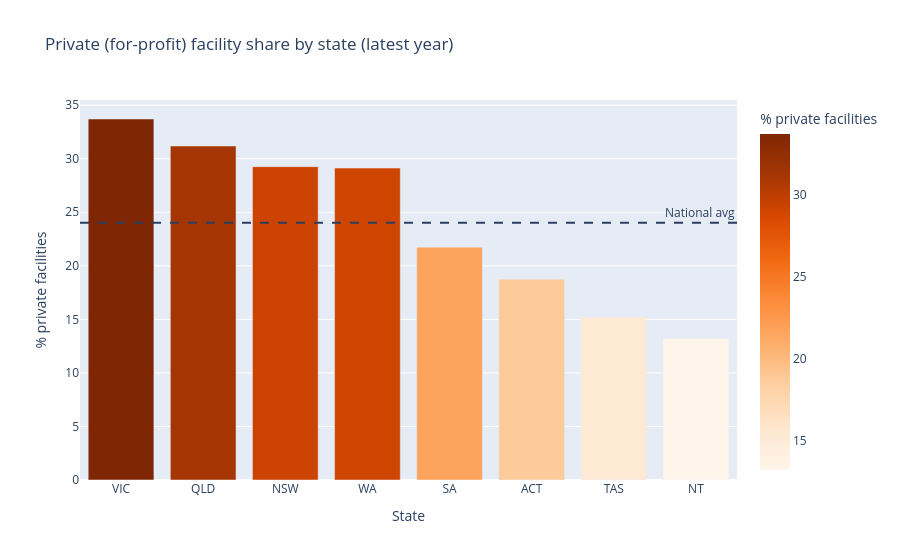

Notebook source saved alongside this figure:
### Markdown cell above
### Insight — For-Profit Problem
> **Government-run facilities significantly outperform for-profit ones.** In the latest snapshot (Feb 2026): government **4.21**, NFP **3.80**, for-profit **3.68** — the government-to-profit gap is **0.53 points**. NFP sits between the two, closer to for-profit than government. The trend chart shows this ordering has been consistent over time, not a one-off. For-profit facilities are concentrated in metro areas (42% of MM1 city facilities are for-profit) where the profit motive competes with care quality.

### Code cell
# Private share by state (latest year)
state_supply = latest_supply.groupby('year').apply(lambda x: x).reset_index(drop=True)
state_supply = supply[supply['year'] == supply['year'].max()].copy()

# Need state in supply — join from ratings
sa3_state = ratings[['sa3_code','state']].dropna().drop_duplicates('sa3_code')
state_supply = state_supply.merge(sa3_state, on='sa3_code', how='left')

state_org = state_supply.groupby('state')[['n_nfp','n_government','n_private']].sum()
state_org['total'] = state_org.sum(axis=1)
state_org['pct_private'] = state_org['n_private'] / state_org['total'] * 100
state_org = state_org.reset_index().sort_values('pct_private', ascending=False)

fig = px.bar(
    state_org, x='state', y='pct_private',
    title='Private (for-profit) facility share by state (latest year)',
    labels={'pct_private':'% private facilities','state':'State'},
    color='pct_private', color_continuous_scale='Oranges'
)
fig.add_hline(y=state_org['pct_private'].mean(), line_dash='dash',
              annotation_text='National avg')
fig.show()

### Figure 1 — Plotly figure (JSON) as saved in the notebook; plotly's stock layout.template omitted (floating-point values rounded to 4 significant figures)
{"data": [{"hovertemplate": "State=%{x}<br>% private facilities=%{marker.color}<extra></extra>", "legendgroup": "", "marker": {"color": [33.71, 31.19, 29.26, 29.13, 21.74, 18.75, 15.23, 13.21], "coloraxis": "coloraxis", "pattern": {"shape": ""}}, "name": "", "orientation": "v", "showlegend": false, "textposition": "auto", "type": "bar", "x": ["VIC", "QLD", "NSW", "WA", "SA", "ACT", "TAS", "NT"], "xaxis": "x", "y": [33.71, 31.19, 29.26, 29.13, 21.74, 18.75, 15.23, 13.21], "yaxis": "y"}], "layout": {"annotations": [{"showarrow": false, "text": "National avg", "x": 1, "xanchor": "right", "xref": "x domain", "y": 24.03, "yanchor": "bottom", "yref": "y"}], "barmode": "relative", "coloraxis": {"colorbar": {"title": {"text": "% private facilities"}}, "colorscale": [[0, "rgb(255,245,235)"], [0.125, "rgb(254,230,206)"], [0.25, "rgb(253,208,162)"], [0.375, "rgb(253,174,107)"], [0.5, "rgb(253,141,60)"], [0.625, "rgb(241,105,19)"], [0.75, "rgb(217,72,1)"], [0.875, "rgb(166,54,3)"], [1, "rgb(127,39,4)"]]}, "legend": {"tracegroupgap": 0}, "shapes": [{"line": {"dash": "dash"}, "type": "line", "x0": 0, "x1": 1, "xref": "x domain", "y0": 24.03, "y1": 24.03, "yref": "y"}], "title": {"text": "Private (for-profit) facility share by state (latest year)"}, "xaxis": {"anchor": "y", "domain": [0, 1], "title": {"text": "State"}}, "yaxis": {"anchor": "x", "domain": [0, 1], "title": {"text": "% private facilities"}}}}
